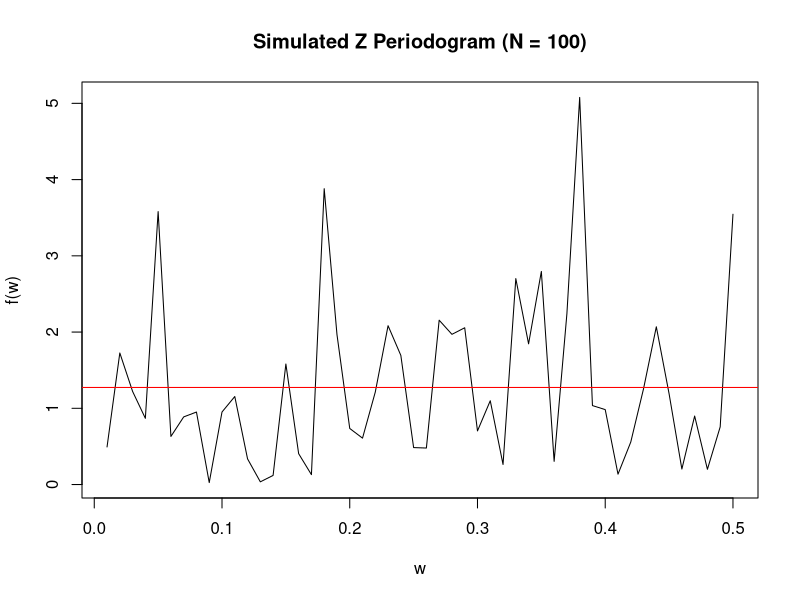
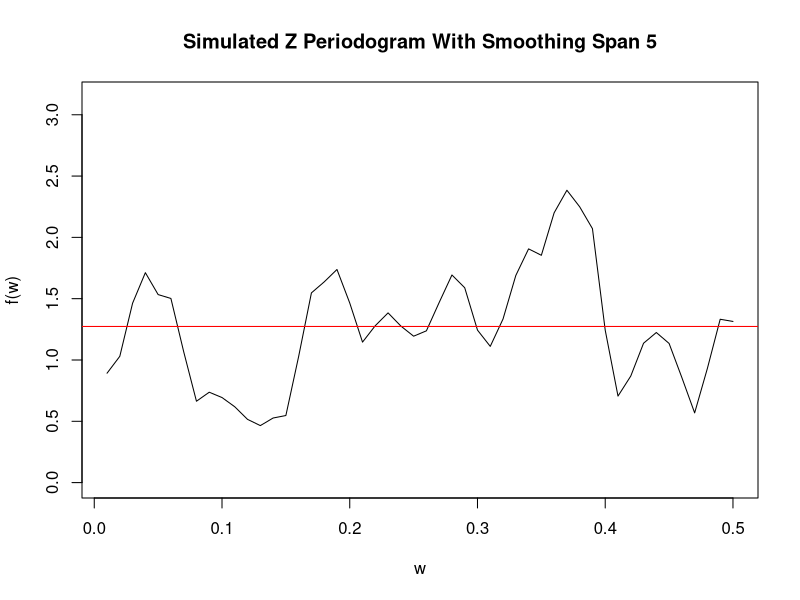
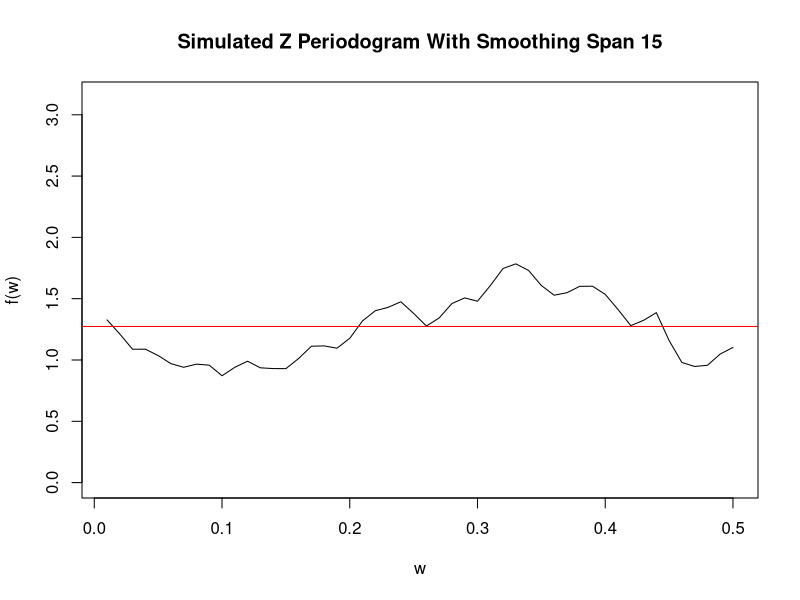
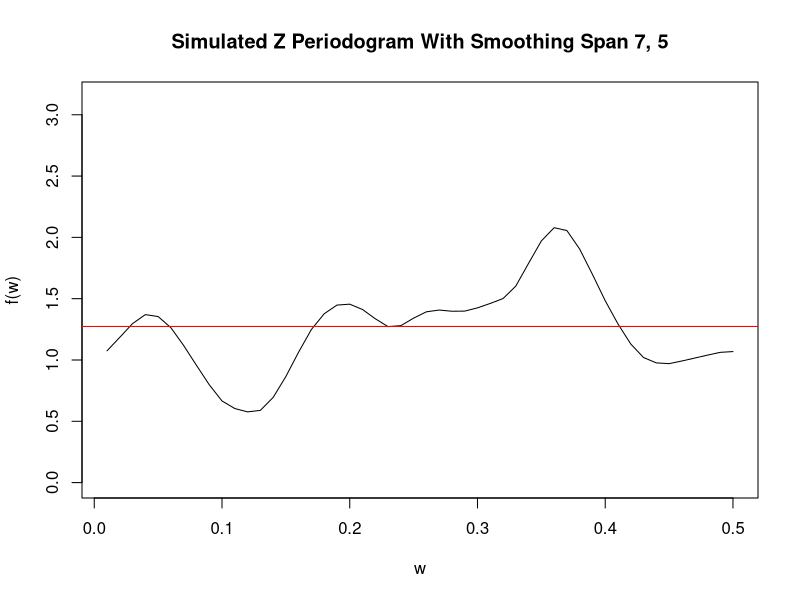
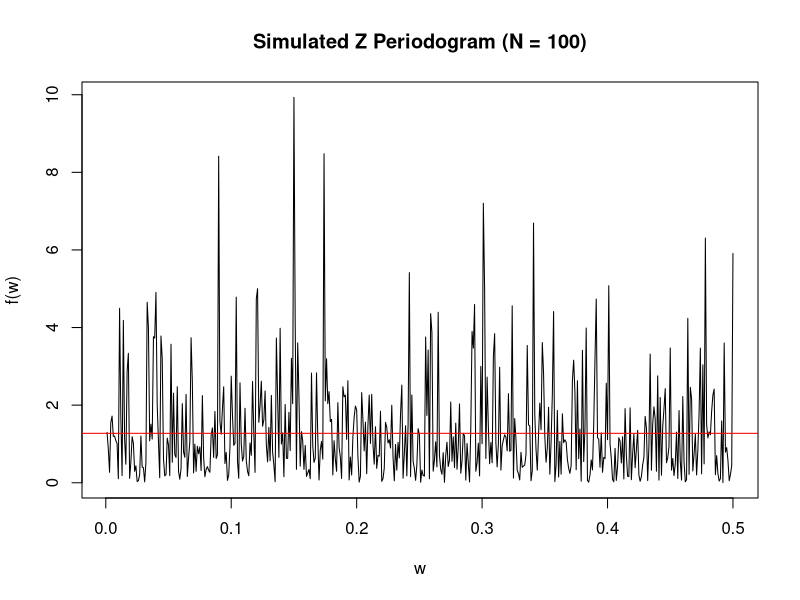
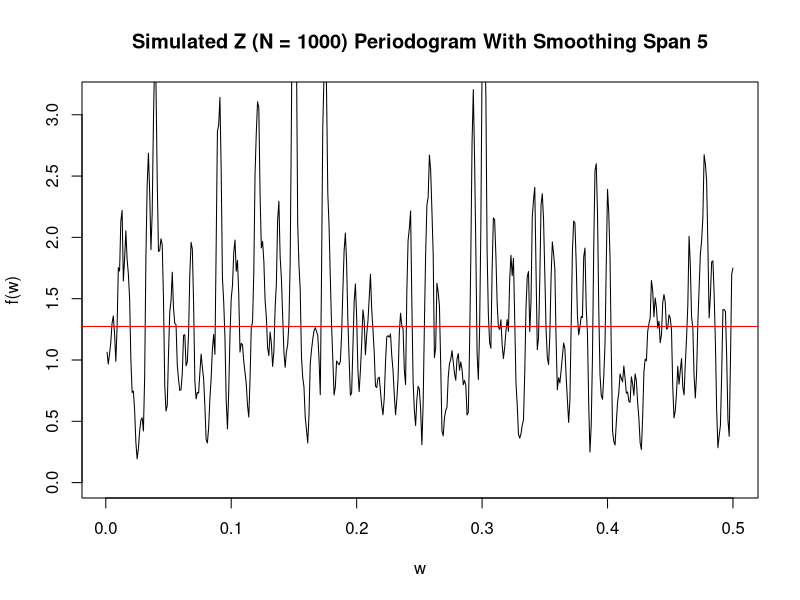
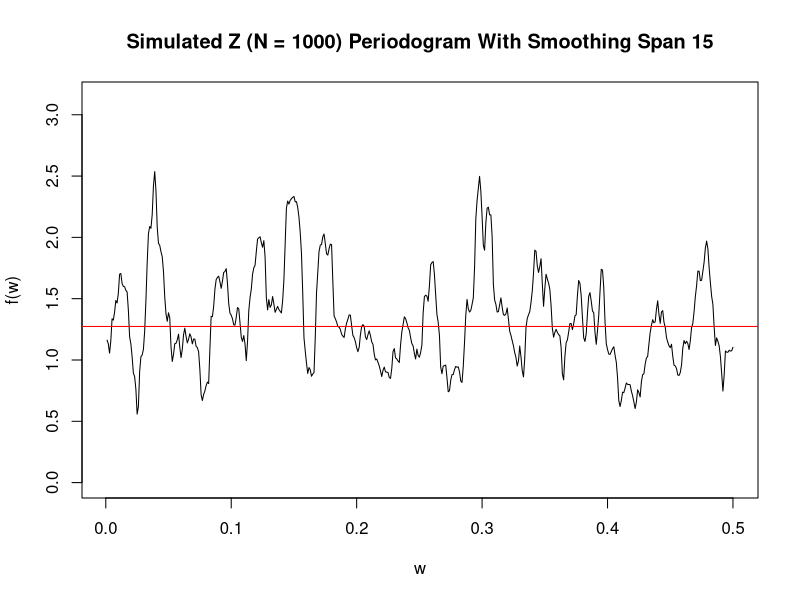
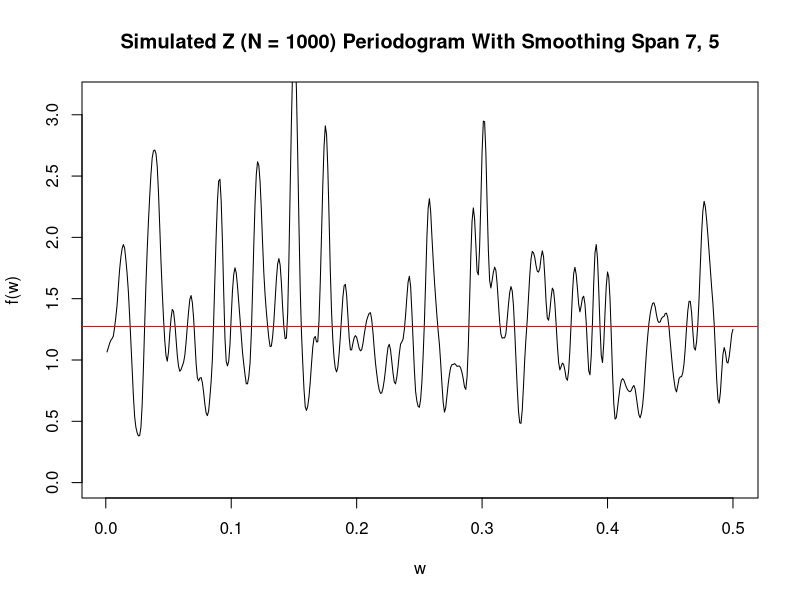

Write the R code that produced these figures, in order.
## ---- chunk 1
knitr::opts_chunk$set(echo = TRUE)
library(zoo)
library(tseries)
library(xts)
library(ggplot2)
library(knitr)
## ---- chunk 2
set.seed(1924)
WN = arima.sim(model = list(), n = 100, sd = 2)
f_w_WN = spec.pgram(WN, log = "no", plot = F)
plot(
  y = f_w_WN$spec / pi,
  x = f_w_WN$freq,
  type = 'l',
  ylab = "f(w)",
  xlab = "w",
  main = "Simulated Z Periodogram (N = 100)"
)
abline(h = 4 / pi, col = 'red')
## ---- chunk 3
f_i_WN = spec.pgram(WN, log = "no", plot = F, spans = c(5))
plot(
  y = f_i_WN$spec / pi,
  x = f_i_WN$freq,
  type = 'l',
  ylab = "f(w)",
  xlab = "w",
  main = "Simulated Z Periodogram With Smoothing Span 5",
  ylim = c(0, pi)
)
abline(h = 4 / pi, col = 'red')
## ---- chunk 4
f_ii_WN = spec.pgram(WN, log = "no", plot = F, spans = c(15))
plot(
  y = f_ii_WN$spec / pi,
  x = f_ii_WN$freq,
  type = 'l',
  ylab = "f(w)",
  xlab = "w",
  main = "Simulated Z Periodogram With Smoothing Span 15",
  ylim = c(0, pi)
)
abline(h = 4 / pi, col = 'red')
## ---- chunk 5
f_iii_WN = spec.pgram(WN, log = "no", plot = F, spans = c(7, 5))
plot(
  y = f_iii_WN$spec / pi,
  x = f_iii_WN$freq,
  type = 'l',
  ylab = "f(w)",
  xlab = "w",
  main = "Simulated Z Periodogram With Smoothing Span 7, 5",
  ylim = c(0, pi)
)
abline(h = 4 / pi, col = 'red')
## ---- chunk 6
set.seed(1924)
WN = arima.sim(model = list(), n = 1000, sd = 2)
f_w_WN = spec.pgram(WN, log = "no", plot = F)
plot(
  y = f_w_WN$spec / pi,
  x = f_w_WN$freq,
  type = 'l',
  ylab = "f(w)",
  xlab = "w",
  main = "Simulated Z Periodogram (N = 100)"
)
abline(h = 4 / pi, col = 'red')
## ---- chunk 7
f_i_WN = spec.pgram(WN, log = "no", plot = F, spans = c(5))
plot(
  y = f_i_WN$spec / pi,
  x = f_i_WN$freq,
  type = 'l',
  ylab = "f(w)",
  xlab = "w",
  main = "Simulated Z (N = 1000) Periodogram With Smoothing Span 5",
  ylim = c(0, pi)
)
abline(h = 4 / pi, col = 'red')
## ---- chunk 8
f_i_WN = spec.pgram(WN, log = "no", plot = F, spans = c(15))
plot(
  y = f_i_WN$spec / pi,
  x = f_i_WN$freq,
  type = 'l',
  ylab = "f(w)",
  xlab = "w",
  main = "Simulated Z (N = 1000) Periodogram With Smoothing Span 15",
  ylim = c(0, pi)
)
abline(h = 4 / pi, col = 'red')
## ---- chunk 9
f_i_WN = spec.pgram(WN, log = "no", plot = F, spans = c(7, 5))
plot(
  y = f_i_WN$spec / pi,
  x = f_i_WN$freq,
  type = 'l',
  ylab = "f(w)",
  xlab = "w",
  main = "Simulated Z (N = 1000) Periodogram With Smoothing Span 7, 5",
  ylim = c(0, pi)
)
abline(h = 4 / pi, col = 'red')
## ---- chunk 10
f_i_WN = spec.pgram(WN,  plot = F, spans = c(15))
plot(
  y = f_i_WN$spec / pi,
  x = f_i_WN$freq,
  type = 'l',
  ylab = "f(w)",
  xlab = "w",
  main = "Simulated Z Periodogram With Log & Smoothing Span 15",
  ylim = c(0, pi)
)
abline(h = 4 / pi, col = 'blue')
## ---- chunk 11
f_i_WN = spec.pgram(WN, log = "no", plot = F, spans = c(999))
plot(
  y = f_i_WN$spec / pi,
  x = f_i_WN$freq,
  type = 'l',
  ylab = "f(w)",
  xlab = "w",
  main = "Simulated Z Periodogram With & Smoothing Span 999",
  ylim = c(0, pi)
)
abline(h = 4 / pi, col = 'red')
## ---- chunk 12
f_i_WN = spec.pgram(WN, plot = F, spans = c(88, 101))
plot(
  y = f_i_WN$spec / pi,
  x = f_i_WN$freq,
  type = 'l',
  ylab = "f(w)",
  xlab = "w",
  main = "Simulated Z Periodogram With & Smoothing Span 50, 49",
  ylim = c(0, pi)
)
abline(h = 4 / pi, col = 'blue')
## ---- chunk 13
f_i_WN = spec.pgram(WN, plot = F, spans = c(20, 79))
plot(
  y = f_i_WN$spec / pi,
  x = f_i_WN$freq,
  type = 'l',
  ylab = "f(w)",
  xlab = "w",
  main = "Simulated Z Periodogram With & Smoothing Span 20, 79",
  ylim = c(0, pi)
)
abline(h = 4 / pi, col = 'blue')
## ---- chunk 14
f = function(w){
  (7.24)/pi * (1 - (1.84*cos(w))/1.81)
}
## ---- chunk 15
set.seed(1924)
MA = arima.sim(model = list(ma = -0.9),
               n = 100,
               sd = 2)
f_w_MA = spec.pgram(MA, log = "no", plot = F)
plot(
  y = f_w_MA$spec / pi,
  x = f_w_MA$freq * (2 * pi),
  type = 'l',
  ylab = "f(w)",
  xlab = "w",
  main = "Simulated MA Periodogram (N = 100)"
)
lines(
  x = f_w_MA$freq * (2 * pi),
  y = f(f_w_MA$freq * (2 * pi)),
  col = 'red'
)
## ---- chunk 16
set.seed(1924)
f_i_MA = spec.pgram(MA, log = "no", plot = F, spans = c(5))
plot(
  y = f_i_MA$spec / pi,
  x = f_i_MA$freq * (2 * pi),
  type = 'l',
  ylab = "f(w)",
  xlab = "w",
  main = "Simulated MA Periodogram (N = 100), Span 5"
)
lines(
  x = f_w_MA$freq * (2 * pi),
  y = f(f_w_MA$freq * (2 * pi)),
  col = 'red'
)
## ---- chunk 17
set.seed(1924)
f_i_MA = spec.pgram(MA, log = "no", plot = F, spans = c(15))
plot(
  y = f_i_MA$spec / pi,
  x = f_i_MA$freq * (2 * pi),
  type = 'l',
  ylab = "f(w)",
  xlab = "w",
  main = "Simulated MA Periodogram (N = 100), Span 15"
)
lines(
  x = f_w_MA$freq * (2 * pi),
  y = f(f_w_MA$freq * (2 * pi)),
  col = 'red'
)
## ---- chunk 18
set.seed(1924)
f_i_MA = spec.pgram(MA, log = "no", plot = F, spans = c(7, 5))
plot(
  y = f_i_MA$spec / pi,
  x = f_i_MA$freq * (2 * pi),
  type = 'l',
  ylab = "f(w)",
  xlab = "w",
  main = "Simulated MA Periodogram (N = 100), Span 7, 5"
)
lines(
  x = f_w_MA$freq * (2 * pi),
  y = f(f_w_MA$freq * (2 * pi)),
  col = 'red'
)
## ---- chunk 19
set.seed(1924)
f_i_MA = spec.pgram(MA, log = "no", plot = F, spans = c(32))
plot(
  y = f_i_MA$spec / pi,
  x = f_i_MA$freq * (2 * pi),
  type = 'l',
  ylab = "f(w)",
  xlab = "w",
  main = "Simulated MA Periodogram (N = 100), Span 32",
  ylim = c(0, 2*pi)
)
lines(
  x = f_w_MA$freq * (2 * pi),
  y = f(f_w_MA$freq * (2 * pi)),
  col = 'red'
)
## ---- chunk 20
set.seed(1924) 
f_i_MA = spec.pgram(MA, log = "no", plot = F, spans = c(21, 33))
plot(
  y = f_i_MA$spec / pi,
  x = f_i_MA$freq * (2 * pi),
  type = 'l',
  ylab = "f(w)",
  xlab = "w",
  main = "Simulated MA Periodogram (N = 100), Span  c(28, 21)",
  ylim = c(0, 2*pi)
)
lines(
  x = f_w_MA$freq * (2 * pi),
  y = f(f_w_MA$freq * (2 * pi)),
  col = 'red'
)
## ---- chunk 21
set.seed(1924)
MA = arima.sim(model = list(ma = -0.9),
               n = 1000,
               sd = 2)
f_w_MA = spec.pgram(MA, log = "no", plot = F)
plot(
  y = f_w_MA$spec / pi,
  x = f_w_MA$freq * (2 * pi),
  type = 'l',
  ylab = "f(w)",
  xlab = "w",
  main = "Simulated MA Periodogram (N = 1000)"
)
lines(
  x = f_w_MA$freq * (2 * pi),
  y = f(f_w_MA$freq * (2 * pi)),
  col = 'red'
)
## ---- chunk 22
set.seed(1924)
f_i_MA = spec.pgram(MA, log = "no", plot = F, spans = c(5))
plot(
  y = f_i_MA$spec / pi,
  x = f_i_MA$freq * (2 * pi),
  type = 'l',
  ylab = "f(w)",
  xlab = "w",
  main = "Simulated MA Periodogram (N = 1000), Span 5"
)
lines(
  x = f_w_MA$freq * (2 * pi),
  y = f(f_w_MA$freq * (2 * pi)),
  col = 'red'
)
## ---- chunk 23
set.seed(1924)
f_i_MA = spec.pgram(MA, log = "no", plot = F, spans = c(15))
plot(
  y = f_i_MA$spec / pi,
  x = f_i_MA$freq * (2 * pi),
  type = 'l',
  ylab = "f(w)",
  xlab = "w",
  main = "Simulated MA Periodogram (N = 1000), Span 15"
)
lines(
  x = f_w_MA$freq * (2 * pi),
  y = f(f_w_MA$freq * (2 * pi)),
  col = 'red'
)
## ---- chunk 24
set.seed(1924)
f_i_MA = spec.pgram(MA, log = "no", plot = F, spans = c(7, 5))
plot(
  y = f_i_MA$spec / pi,
  x = f_i_MA$freq * (2 * pi),
  type = 'l',
  ylab = "f(w)",
  xlab = "w",
  main = "Simulated MA Periodogram (N = 1000), Span 7, 5"
)
lines(
  x = f_w_MA$freq * (2 * pi),
  y = f(f_w_MA$freq * (2 * pi)),
  col = 'red'
)
## ---- chunk 25
set.seed(1924)
f_i_MA = spec.pgram(MA, log = "no", plot = F, spans = c(120))
plot(
  y = f_i_MA$spec / pi,
  x = f_i_MA$freq * (2 * pi),
  type = 'l',
  ylab = "f(w)",
  xlab = "w",
  main = "Simulated MA Periodogram (N = 100), Span 120"
)
lines(
  x = f_w_MA$freq * (2 * pi),
  y = f(f_w_MA$freq * (2 * pi)),
  col = 'red'
)
## ---- chunk 26
set.seed(1924)
f_i_MA = spec.pgram(MA, log = "no", plot = F, spans = c(75, 50 ))
plot(
  y = f_i_MA$spec / pi,
  x = f_i_MA$freq * (2 * pi),
  type = 'l',
  ylab = "f(w)",
  xlab = "w",
  main = "Simulated MA Periodogram (N = 1000), Span 75, 50"
)
lines(
  x = f_w_MA$freq * (2 * pi),
  y = f(f_w_MA$freq * (2 * pi)),
  col = 'red'
)
